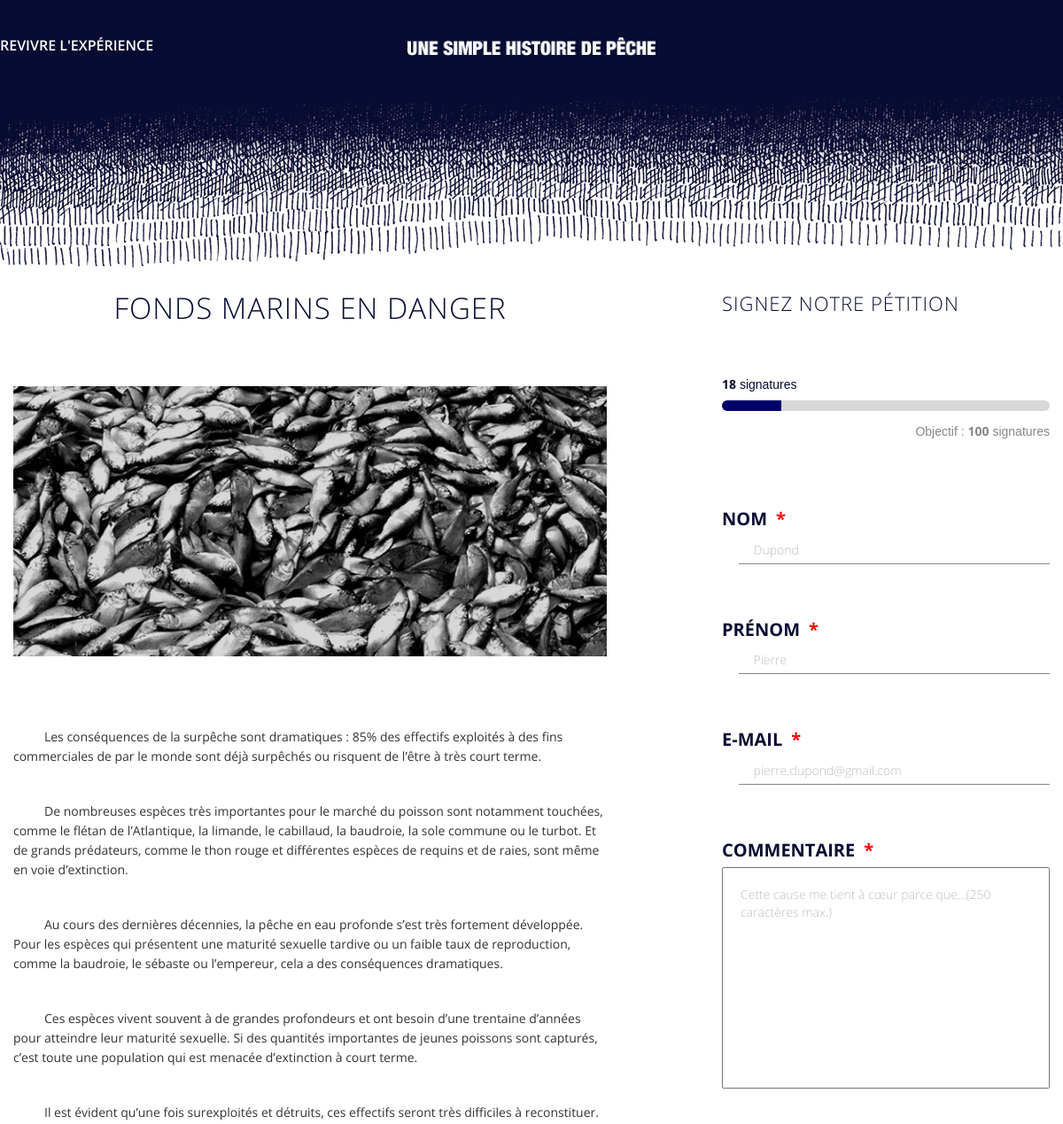
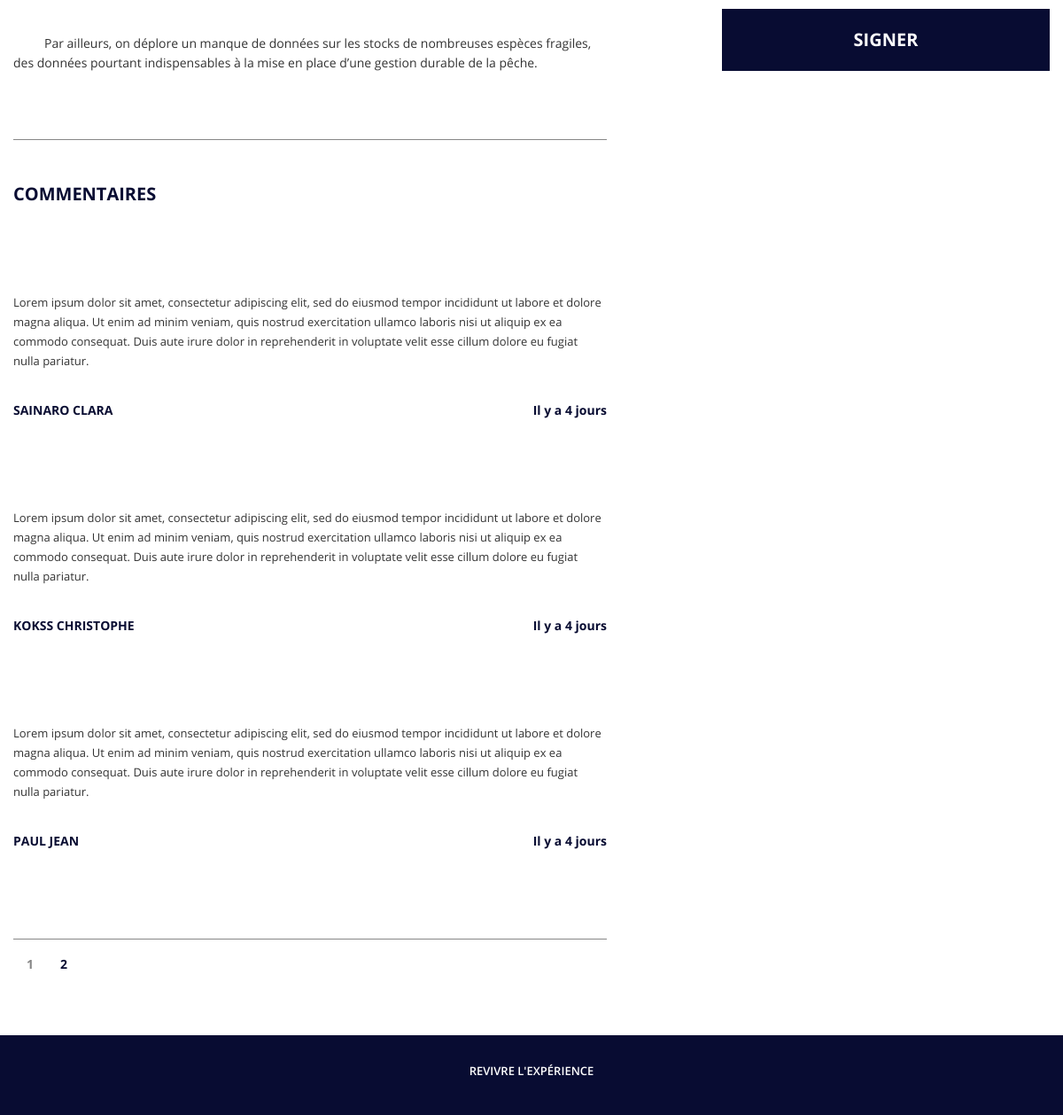
Page /index.php?a=ajouter&page=2 on the committed database (2 pictures, top to bottom).
### tables this page shows
CREATE TABLE `signataire` (
  `id` int(11) NOT NULL,
  `nom` varchar(255) NOT NULL,
  `prenom` varchar(255) NOT NULL,
  `commentaire` text NOT NULL,
  `public` int(11) NOT NULL DEFAULT '0',
  `mail` varchar(255) NOT NULL,
  `lien_partage` int(11) NOT NULL DEFAULT '0',
  `nbr_neveu` int(11) NOT NULL DEFAULT '0',
  `parrain` varchar(11) NOT NULL,
  `date` datetime NOT NULL
);

### model/PageRepository.php (called while the page is built, shortened)
<?php
class PageRepository
{
    private $PDO;
    public function __construct(\PDO $PDO)
    {
        $this->PDO = $PDO;
    }
    public function getAllPagination(array $numbers)
    {
        $sql = "SELECT
                    `id`,
                    `nom`,
                    `prenom`,
                    `mail`,
                    `commentaire`,
                    `public`,
                    `lien_partage`,
                    `nbr_neveu`,
                    `parrain`,
                    `date`
                FROM
                    `signataire`
                 WHERE
                  `public` = 1
                ORDER BY
                    `date` DESC
                 LIMIT ".(($numbers[1]-1)*$numbers[0]).",$numbers[0]";
        $stmt = $this->PDO->prepare($sql);
        $stmt->execute();
        return $stmt->fetchAll(\PDO::FETCH_OBJ);
    }
    public function getNbrSignature()
    {
        $sql = "SELECT COUNT(`id`) as count FROM `signataire`";
        $stmt = $this->PDO->prepare($sql);
        $stmt->execute();
        return $stmt->fetch(\PDO::FETCH_OBJ);
    }
    public function getNbrComValid()
    {
        $sql = "SELECT COUNT(`id`) as count FROM `signataire` WHERE `public` = 1";
        $stmt = $this->PDO->prepare($sql);
        $stmt->execute();
        return $stmt->fetch(\PDO::FETCH_OBJ);
    }
}

### view/form.php (the view, shortened to what this page needs)
<!DOCTYPE html>
<html lang="fr">
<head>
    <link rel="stylesheet" href="./assets/css/normalize.css">
    <link rel="stylesheet" href="./assets/css/fonts.css">
    <link rel="stylesheet" href="./assets/bootstrap/css/bootstrap.min.css">
    <link rel="stylesheet" href="./assets/css/style.css">
    <link rel="stylesheet" media="screen and (min-width: 1300px)" href="./assets/css/1300min.css">
    <link rel="stylesheet" media="screen and (max-width: 769px)" href="./assets/css/769max.css">
</head>
<body>
<header id="header-pages">
    <div class="wrapper">
        <a class="hidden-xs" id="petition-revivre" href="?a=home">Revivre l'expérience</a>
        <a id="logo-petition" href="#"><img src="./assets/img/logo-alter.png" alt="Une simple histoire de pêche"></a>
    </div>
</header>
<div class="wrapper">
    <section id="section-gauche" class="col-sm-7">
        <div id="description">
            <h1>Fonds marins en danger</h1>
            <img src="./assets/img/poissons.jpg" alt="Poissons">
            <p>Les conséquences de la surpêche sont dramatiques : 85% des effectifs exploités à des fins commerciales de par le monde sont déjà surpêchés ou risquent de l’être à très court terme.</p>
            <p>De nombreuses espèces très importantes pour le marché du poisson sont notamment touchées, comme le flétan de l’Atlantique, la limande, le cabillaud, la baudroie, la sole commune ou le turbot. Et de grands prédateurs, comme le thon rouge et différentes espèces de requins et de raies, sont même en voie d’extinction.</p>
            <p>Au cours des dernières décennies, la pêche en eau profonde s’est très fortement développée. Pour les espèces qui présentent une maturité sexuelle tardive ou un faible taux de reproduction, comme la baudroie, le sébaste ou l’empereur, cela a des conséquences dramatiques.</p>
            <p>Ces espèces vivent souvent à de grandes profondeurs et ont besoin d’une trentaine d’années pour atteindre leur maturité sexuelle. Si des quantités importantes de jeunes poissons sont capturés, c’est toute une population qui est menacée d’extinction à court terme.</p>
            <p>Il est évident qu’une fois surexploités et détruits, ces effectifs seront très difficiles à reconstituer.</p>
            <p>Par ailleurs, on déplore un manque de données sur les stocks de nombreuses espèces fragiles, des données pourtant indispensables à la mise en place d’une gestion durable de la pêche.</p>
        </div>
        <div id="commentaires">
            <h2>Commentaires</h2>
            <?php foreach($data as $page):?>
            <div class="bloc-commentaire">
                <p class="commentaire"><?=$page->commentaire?></p>
                <p class="nom"><?=$page->prenom?> <?=$page->nom?></p>
                <?php
                $aujourdhui = new DateTime();
                $lancement  = new DateTime($page->date);
                if($aujourdhui->diff($lancement)->format('%d') == '0')
                {
                    ?><p class="date">Aujourd'hui</p><?php
                }
                else
                {
                ?>
                <p class="date"><?=$aujourdhui->diff($lancement)->format('Il y a %d jours');?></p>
                <?php
                }
                ?>
            </div>
            <?php endforeach;?>
            <div id="pagination">
                <ul>
                    <?php
                    for ($i=1; $i <=$nbPage ; $i++) {
                        if ($i ==$cPage) {
                            echo "<li class='active'><a href='#'>$i</a></li> ";
                        }
                        else{
                            echo "<li><a href=\"index.php?a=ajouter&page=$i\">$i </a></li>";
                        }
                    }
                    ?>
                </ul>
            </div>
        </div>
    </section>
    <section id="section-droite" class="col-sm-offset-1 col-sm-4">
        <h2>Signez notre pétition</h2>
        <p id="signatures"><span><?=$dataSignataire->count?></span> signatures</p>
        <progress value="<?=$dataSignataire->count?>" max="100"></progress>
        <p id="objectif">Objectif : <span>100</span> signatures</p>
        <form action="?a=ajouter&id=<?=$_GET['id']?>" method="post" onsubmit="return verifierFormulaire();" name="inscription">
            <label for="nom">Nom</label>
            <input id="nom" name="nom" type="text" placeholder="Dupond">
            <label for="prenom">Prénom</label>
            <input id="prenom" name="prenom" type="text" placeholder="Pierre">
            <label id="label-email" for="mail">E-mail</label>
            <input id="email" name="mail" type="text" placeholder="pierre.dupond@gmail.com">
            <label for="commentaire-texte">Commentaire</label>
            <textarea id="commentaire-texte" name="commentaire" cols="30" rows="10" placeholder="Cette cause me tient à cœur parce que...(250 caractères max.)"></textarea>
            <input type="submit" value ="Signer">
        </form>
    </section>
</div>
<footer id="footer-pages">
    <a href="?a=home">Revivre l'expérience</a>
</footer>
</body>
</html>

### assets/css/style.css (style rules this page uses)
body { font-family: "OpenSans", sans-serif; width: 100%; overflow-x: hidden; overflow: -moz-scrollbars-none; -ms-overflow-style: none; }
footer { height: 90px; background: #080c32; text-align: center; box-sizing: border-box; padding: 30px; }
footer a { color: #fff; text-transform: uppercase; font-family: "OpenSans-Semibold", sans-serif; font-size: 13px; }
footer a:hover, footer a:active, footer a:link, footer a:visited, { color: #fff; }
.wrapper { max-width: 1200px; margin: auto; }
#header-pages { background: url('../img/fond.png') no-repeat #080c32; background-position: bottom -2px center; height: 310px; padding-top: 40px; }
#header-pages a { color: #fff; text-transform: uppercase; font-size: 16px; font-family: "OpenSans-Semibold", sans-serif; }
#petition-revivre { position: absolute; top: 40px; }
#logo-petition { width: 280px; margin: auto; display: block; }
#logo-petition img { width: 100%; }
#section-gauche h1, #section-droite h2 { text-align: center; color: #080c32; font-family: "OpenSans-Light", sans-serif; font-size: 33px; letter-spacing: 1px; text-transform: uppercase; margin-bottom: 70px; }
#section-droite h2 { font-size: 22px; text-align: left; }
#description { padding-bottom: 35px; border-bottom: 1px solid #878787; }
#description img { width: 100%; margin-bottom: 80px; }
#description p { text-indent: 35px; line-height: 22px; margin-bottom: 40px; }
#commentaires h2 { margin: 50px 0 100px 0; text-transform: uppercase; color: #080c32; font-size: 20px; font-family: "OpenSans-Bold", sans-serif; }
.commentaire { font-size: 13px; line-height: 22px; margin-bottom: 35px; }
.nom { width: 50%; float: left; font-size: 14px; color: #080c32; font-family: "OpenSans-Bold", sans-serif; text-transform: uppercase; }
.date { width: 50%; float: right; text-align: right; font-size: 14px; color: #080c32; font-family: "OpenSans-Bold", sans-serif; }
.bloc-commentaire { margin-bottom: 90px; }
#pagination { height: 50px; border-top: 1px solid #878787; }
#pagination ul { height: 100%; padding: 0; }
#pagination li { margin: 18px 15px 70px; font-family: "OpenSans-Bold", sans-serif; float: left; list-style: none; }
#pagination a, #pagination a:hover { color: #878787; text-decoration: none; }
#pagination .active a { color: #080c32; }
#signatures { color: #080c32; margin-bottom: 5px; font-family: "OpenSans-Semiold", sans-serif; }
#signatures span { font-family: "OpenSans-Bold", sans-serif; }
#objectif { color: #878787; text-align: right; margin-top: 8px; font-family: "OpenSans-Semiold", sans-serif; margin-bottom: 75px; }
#objectif span { font-family: "OpenSans-Bold", sans-serif; }
#section-droite label { display: block; font-family: "OpenSans-Bold", sans-serif; color: #080c32; text-transform: uppercase; font-size: 20px; }
#section-droite label::after { content: '*'; color: red; font-family: "OpenSans-Bold", sans-serif; margin-left: 10px; font-size: 20px; }
#section-droite input[type='text'] { margin-left: 5%; width: 95%; border: none; border-bottom: 1px solid #878787; padding: 5px 17px; margin-bottom: 60px; }
#section-droite textarea { width: 100%; height: 250px; padding: 20px; box-sizing: border-box; resize: none; }
#section-droite input[type='submit'] { margin: 45px 0 15px 0; width: 100%; background: #080c32; color: #fff; height: 70px; text-transform: uppercase; font-family: 'OpenSans-Bold', sans-serif; font-size: 20px; border: none; -webkit-transition: 0.2s; transition: 0.2s; }
#footer-pages { clear: both; }
progress { border-radius: 10px; height: 30%; width: 100%; }

### assets/css/769max.css (style rules this page uses)
body { width: 100%; overflow-x: hidden; }
#logo-petition { width: 200px; }
#header-pages { background: #080c32; height: 50px; padding-top: 12px; margin-bottom: 60px; }
#description { margin-bottom: 40px; }
#section-gauche h1, #section-gauche h2, #section-droite h2 { font-size: 21px; margin-bottom: 40px; }
#commentaires h2 { text-align: center; }
.commentaire { font-size: 12px; margin-bottom: 20px; }
.bloc-commentaire { margin-bottom: 45px; }
.nom, .date, #section-droite label { font-size: 14px; }
#pagination li { margin: 15px 14px 35px; }
#section-droite textarea { height: 145px; }
#section-droite input[type='submit'] { height: 45px; font-size: 13px; }

### rows in the picture
signataire: commentaire "Lorem ipsum dolor sit amet, consectetur adipiscing elit, sed do eiusmod tempor incididunt ut labore et dolore magna aliqua. Ut enim ad minim veniam, quis nostrud exercitation ullamco laboris nisi ut aliquip ex ea commodo consequat. Duis aute irure dolor in reprehenderit in voluptate velit esse cillum dolore eu fugiat nulla pariatur.", prenom "SAINARO", nom "CLARA", date "Il y a 4 jours"
signataire: commentaire "Lorem ipsum dolor sit amet, consectetur adipiscing elit, sed do eiusmod tempor incididunt ut labore et dolore magna aliqua. Ut enim ad minim veniam, quis nostrud exercitation ullamco laboris nisi ut aliquip ex ea commodo consequat. Duis aute irure dolor in reprehenderit in voluptate velit esse cillum dolore eu fugiat nulla pariatur.", prenom "KOKSS", nom "CHRISTOPHE", date "Il y a 4 jours"
signataire: commentaire "Lorem ipsum dolor sit amet, consectetur adipiscing elit, sed do eiusmod tempor incididunt ut labore et dolore magna aliqua. Ut enim ad minim veniam, quis nostrud exercitation ullamco laboris nisi ut aliquip ex ea commodo consequat. Duis aute irure dolor in reprehenderit in voluptate velit esse cillum dolore eu fugiat nulla pariatur.", prenom "PAUL", nom "JEAN", date "Il y a 4 jours"

### other values in the picture
$dataSignataire->count "18"
